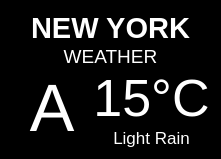
<?xml version="1.0" encoding="UTF-8"?>
<ui version="4.0">
 <class>WeatherWidget</class>
 <widget class="QWidget" name="WeatherWidget">
  <property name="geometry">
   <rect>
    <x>0</x>
    <y>0</y>
    <width>221</width>
    <height>150</height>
   </rect>
  </property>
  <property name="styleSheet">
   <string notr="true">QWidget#WeatherWidget {
border-image: url(:/weather_backgrounds/images/clear_day.jpg) 0 0 0 0 stretch stretch;
background-color: #000;
background-size: contain;
background-repeat: no-repeat;
}</string>
  </property>
  <layout class="QVBoxLayout" name="verticalLayout_3">
   <property name="spacing">
    <number>0</number>
   </property>
   <item>
    <layout class="QVBoxLayout" name="verticalLayout">
     <property name="spacing">
      <number>0</number>
     </property>
     <item>
      <spacer name="verticalSpacer">
       <property name="orientation">
        <enum>Qt::Vertical</enum>
       </property>
       <property name="sizeHint" stdset="0">
        <size>
         <width>20</width>
         <height>40</height>
        </size>
       </property>
      </spacer>
     </item>
     <item>
      <widget class="QLabel" name="cityLabel">
       <property name="font">
        <font>
         <pointsize>22</pointsize>
         <weight>75</weight>
         <bold>true</bold>
        </font>
       </property>
       <property name="styleSheet">
        <string notr="true">color: #fff</string>
       </property>
       <property name="text">
        <string>NEW YORK</string>
       </property>
       <property name="alignment">
        <set>Qt::AlignCenter</set>
       </property>
      </widget>
     </item>
     <item>
      <widget class="QLabel" name="weatherLabel">
       <property name="font">
        <font>
         <pointsize>14</pointsize>
        </font>
       </property>
       <property name="styleSheet">
        <string notr="true">color: #fff</string>
       </property>
       <property name="text">
        <string>WEATHER</string>
       </property>
       <property name="alignment">
        <set>Qt::AlignCenter</set>
       </property>
      </widget>
     </item>
     <item>
      <spacer name="verticalSpacer_2">
       <property name="orientation">
        <enum>Qt::Vertical</enum>
       </property>
       <property name="sizeHint" stdset="0">
        <size>
         <width>20</width>
         <height>40</height>
        </size>
       </property>
      </spacer>
     </item>
    </layout>
   </item>
   <item>
    <layout class="QHBoxLayout" name="horizontalLayout">
     <property name="spacing">
      <number>0</number>
     </property>
     <item>
      <widget class="QLabel" name="label_3">
       <property name="font">
        <font>
         <pointsize>50</pointsize>
        </font>
       </property>
       <property name="styleSheet">
        <string notr="true">color: #fff;</string>
       </property>
       <property name="text">
        <string>A</string>
       </property>
       <property name="alignment">
        <set>Qt::AlignCenter</set>
       </property>
      </widget>
     </item>
     <item>
      <layout class="QVBoxLayout" name="verticalLayout_2">
       <property name="spacing">
        <number>0</number>
       </property>
       <item>
        <widget class="QLabel" name="label">
         <property name="font">
          <font>
           <pointsize>39</pointsize>
          </font>
         </property>
         <property name="styleSheet">
          <string notr="true">color: #fff</string>
         </property>
         <property name="text">
          <string>15°C</string>
         </property>
         <property name="alignment">
          <set>Qt::AlignCenter</set>
         </property>
        </widget>
       </item>
       <item>
        <widget class="QLabel" name="label_2">
         <property name="font">
          <font>
           <pointsize>13</pointsize>
          </font>
         </property>
         <property name="styleSheet">
          <string notr="true">color: #fff</string>
         </property>
         <property name="text">
          <string>Light Rain</string>
         </property>
         <property name="alignment">
          <set>Qt::AlignCenter</set>
         </property>
        </widget>
       </item>
      </layout>
     </item>
    </layout>
   </item>
  </layout>
 </widget>
 <resources>
  <include location="resources.qrc"/>
 </resources>
 <connections/>
</ui>
